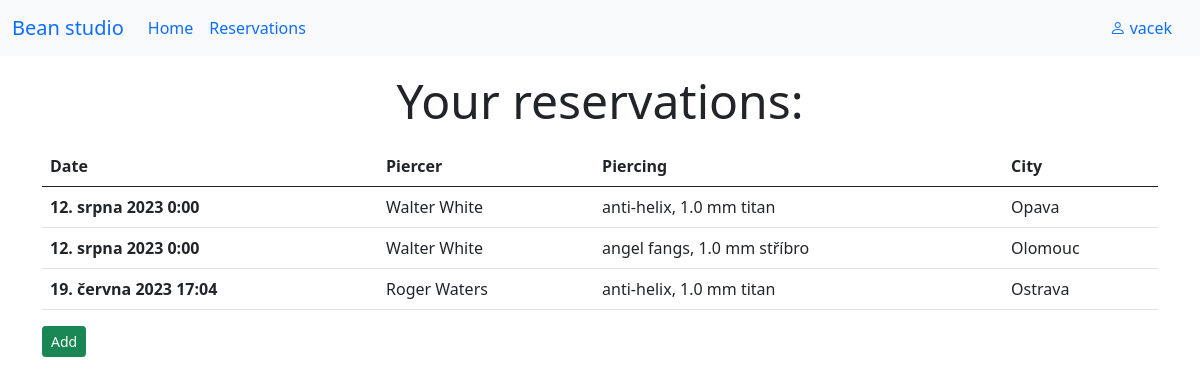
The app's page /reservations/ (signed in) with its own data.
### myapp/models.py (models this page shows, shortened)
class Reservation(models.Model):
    customer = models.ForeignKey("Client", on_delete=models.CASCADE)
    piercer = models.ForeignKey("Piercer", on_delete=models.CASCADE)
    piercing = models.ForeignKey(Piercing, on_delete=models.CASCADE)
    date = models.DateTimeField()
    city = models.ForeignKey("Salon", on_delete=models.CASCADE)

class Piercer(models.Model):
    name = models.CharField(max_length=30, verbose_name='Piercer', help_text='Add a piercer')
    class Meta:
        verbose_name = 'Piercer'
        verbose_name_plural = 'Piercers'
        ordering = ['name']
    def __str__(self):
        return f'{self.name}'

class Piercing(models.Model):
    placement = models.ForeignKey("Placement", on_delete=models.CASCADE)
    material = models.ForeignKey("Material", on_delete=models.CASCADE)
    thickness = models.ForeignKey("Thickness", on_delete=models.CASCADE)
    def __str__(self):
        return f'{self.placement}, {self.thickness} mm {self.material}'

class Placement(models.Model):
    name = models.CharField(max_length=30, verbose_name='Placement')
    class Meta:
        verbose_name = 'Placement'
        verbose_name_plural = 'Placements'
        ordering = ['name']
    def __str__(self):
        return f'{self.name}'

class Thickness(models.Model):
    thickness = models.FloatField()
    class Meta:
        verbose_name = "Thickness"
        verbose_name_plural = "Thicknesses"
        ordering = ['thickness']
    def __str__(self):
        return f'{self.thickness}'

class Material(models.Model):
    name = models.CharField(max_length=30, verbose_name='Material')
    class Meta:
        verbose_name = 'Material'
        verbose_name_plural = 'Materials'
        ordering = ['name']
    def __str__(self):
        return f'{self.name}'

class Salon(models.Model):
    city = models.CharField(max_length=50)
    def __str__(self):
        return f'{self.city}'

### myapp/views.py (the view)
# urls.py: path('reservations/', views.ReservationList.as_view(), name="reservations"),
class ReservationList(ListView):
    model = Reservation
    template_name = "reservations/list.html"
    def get_queryset(self):
        if self.request.user.is_authenticated:
            queryset = super(ReservationList, self).get_queryset()
            queryset = queryset.filter(customer__client=self.request.user)
            return queryset

### myapp/templates/reservations/list.html
{% extends "base.html" %}
{% block content %}
    <div class="container mt-3">
        {% if user.is_authenticated %}
            <p class="display-5 lead text-center">Your reservations:</p>
            <table class="table table-hover mb-3">
                <thead>
                    <tr>
                      <th scope="col">Date</th>
                      <th scope="col">Piercer</th>
                      <th scope="col">Piercing</th>
                      <th scope="col">City</th>
                    </tr>
                </thead>
                <tbody>
                {% for object in object_list %}
                    <tr>
                      <th scope="row">{{ object.date }}</th>
                      <td>{{ object.piercer }}</td>
                      <td>{{ object.piercing }}</td>
                      <td>{{ object.city }}</td>
                    </tr>
                {% endfor %}
              </tbody>
            </table>
            <a href="{% url "create" %}"><button type="button" class="btn btn-success btn-sm">Add</button></a>
        {% else %}
            <p class="display-4 lead text-muted text-center">You're not logged in.</p>
            <p class="lead text-center"><a href="{% url "signup" %}">Sign up</a> or <a href="{% url "login" %}">login</a>.</p>
        {% endif %}
    </div>
{% endblock %}

### myapp/templates/base.html (shortened to what this page needs)
<!doctype html>
<html lang="en">
  <head>
    <link href="https://cdn.jsdelivr.net/npm/bootstrap@5.0.2/dist/css/bootstrap.min.css" rel="stylesheet">
    <link rel="stylesheet" href="https://cdn.jsdelivr.net/npm/bootstrap-icons@1.10.5/font/bootstrap-icons.css">
  </head>
  <body>
  {% block header %}
      {% include "page/header.html" %}
  {% endblock %}
  {% block content %}
  {% endblock %}
  </body>
</html>

### myapp/templates/page/header.html (shortened to what this page needs)
<nav class="navbar navbar-expand-lg bg-light">
      <div class="container-fluid">
            <a class="navbar-brand" href="#">Bean studio</a>
            <div class="collapse navbar-collapse" id="navbarNav">
                <ul class="navbar-nav me-auto">
                    <li class="nav-item">
                      <a class="nav-link active" aria-current="page" href="{% url "index" %}">Home</a>
                    </li>
                    <li class="nav-item">
                      <a class="nav-link" href="{% url "reservations" %}">Reservations</a>
                    </li>
                </ul>
                <ul class="navbar-nav d-flex">
                    <li class="nav-item me-2">
                        {% if user.is_authenticated %}
                            <a class="nav-link" href="{% url 'logout' %}?next={{request.path}}"><i class="bi bi-person me-1"></i>{{ user.username }}</a>
                        {% else %}
                            <a class="nav-link" href="{% url "login" %}"><i class="bi bi-box-arrow-in-right"></i></a>
                        {% endif %}
                    </li>
                </ul>
            </div>
      </div>
</nav>

### records on screen
Reservation: date "12. srpna 2023 0:00", piercer "Walter White", piercing "anti-helix, 1.0 mm titan", city "Opava"
Reservation: date "12. srpna 2023 0:00", piercer "Walter White", piercing "angel fangs, 1.0 mm stříbro", city "Olomouc"
Reservation: date "19. června 2023 17:04", piercer "Roger Waters", piercing "anti-helix, 1.0 mm titan", city "Ostrava"

### other values on screen
{{ user.username }} "vacek"
